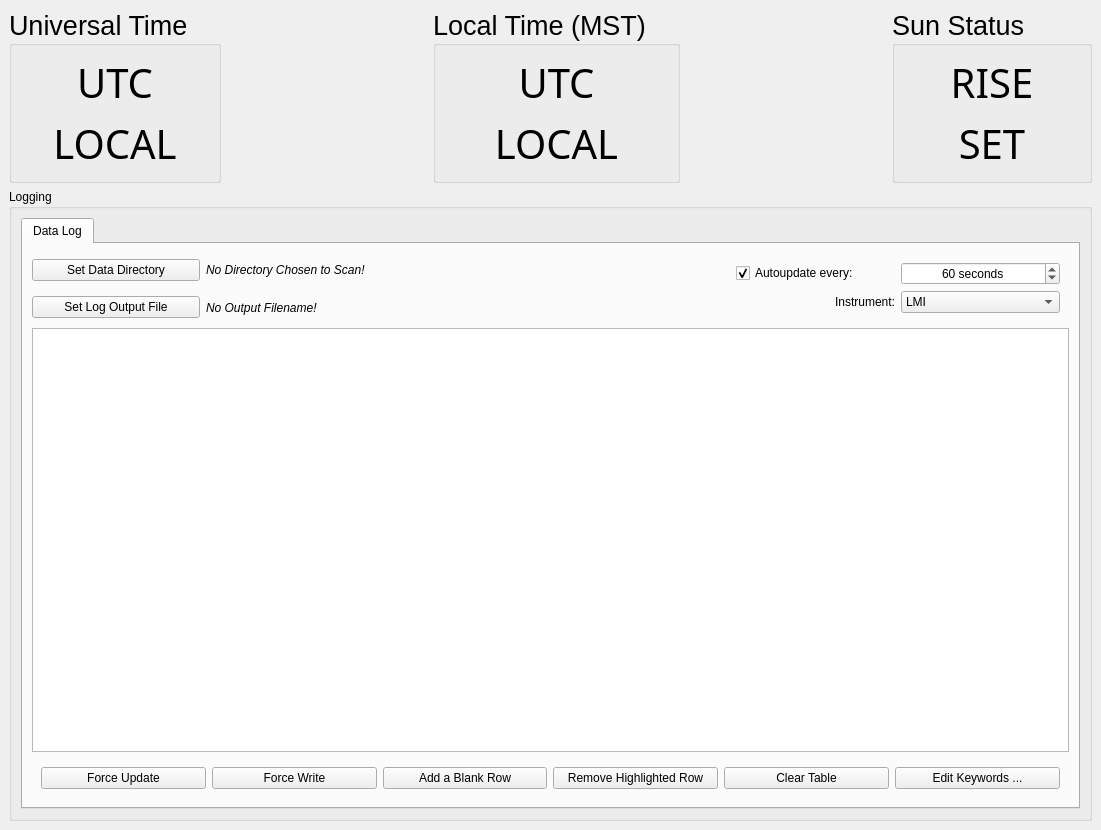
<?xml version="1.0" encoding="UTF-8"?>
<ui version="4.0">
 <class>MainWindow</class>
 <widget class="QMainWindow" name="MainWindow">
  <property name="geometry">
   <rect>
    <x>0</x>
    <y>0</y>
    <width>1101</width>
    <height>830</height>
   </rect>
  </property>
  <property name="windowTitle">
   <string>LDT Observing Log Autogenerator</string>
  </property>
  <widget class="QWidget" name="centralwidget">
   <layout class="QGridLayout" name="gridLayout">
    <item row="1" column="0">
     <widget class="QGroupBox" name="UTCDateTime">
      <property name="title">
       <string>Universal Time</string>
      </property>
      <property name="font">
       <font>
        <pointsize>20</pointsize>
       </font>
      </property>
      <layout class="QGridLayout" name="gridLayout_5">
       <item row="0" column="0">
        <widget class="QLabel" name="txt_utcdate">
         <property name="font">
          <font>
           <family>Digital-7</family>
           <pointsize>30</pointsize>
          </font>
         </property>
         <property name="text">
          <string>UTC</string>
         </property>
         <property name="alignment">
          <set>Qt::AlignCenter</set>
         </property>
        </widget>
       </item>
       <item row="2" column="0">
        <widget class="QLabel" name="txt_utc">
         <property name="font">
          <font>
           <family>Digital-7</family>
           <pointsize>30</pointsize>
          </font>
         </property>
         <property name="text">
          <string>LOCAL</string>
         </property>
         <property name="alignment">
          <set>Qt::AlignCenter</set>
         </property>
        </widget>
       </item>
      </layout>
     </widget>
    </item>
    <item row="1" column="2">
     <widget class="QGroupBox" name="LocalDateTime">
      <property name="title">
       <string>Local Time (MST)</string>
      </property>
      <property name="font">
       <font>
        <pointsize>20</pointsize>
       </font>
      </property>
      <layout class="QGridLayout" name="gridLayout_5">
       <item row="0" column="0">
        <widget class="QLabel" name="txt_localdate">
         <property name="font">
          <font>
           <family>Digital-7</family>
           <pointsize>30</pointsize>
          </font>
         </property>
         <property name="text">
          <string>UTC</string>
         </property>
         <property name="alignment">
          <set>Qt::AlignCenter</set>
         </property>
        </widget>
       </item>
       <item row="2" column="0">
        <widget class="QLabel" name="txt_localtime">
         <property name="font">
          <font>
           <family>Digital-7</family>
           <pointsize>30</pointsize>
          </font>
         </property>
         <property name="text">
          <string>LOCAL</string>
         </property>
         <property name="alignment">
          <set>Qt::AlignCenter</set>
         </property>
        </widget>
       </item>
      </layout>
     </widget>
    </item>
    <item row="1" column="4">
     <widget class="QGroupBox" name="SunRiseSet">
      <property name="title">
       <string>Sun Status</string>
      </property>
      <property name="font">
       <font>
        <pointsize>20</pointsize>
       </font>
      </property>
      <layout class="QGridLayout" name="gridLayout_5">
       <item row="0" column="0">
        <widget class="QLabel" name="txt_sunel">
         <property name="font">
          <font>
           <family>Digital-7</family>
           <pointsize>30</pointsize>
          </font>
         </property>
         <property name="text">
          <string>RISE</string>
         </property>
         <property name="alignment">
          <set>Qt::AlignCenter</set>
         </property>
        </widget>
       </item>
       <item row="2" column="0">
        <widget class="QLabel" name="txt_skystat">
         <property name="font">
          <font>
           <family>Digital-7</family>
           <pointsize>30</pointsize>
          </font>
         </property>
         <property name="text">
          <string>SET</string>
         </property>
         <property name="alignment">
          <set>Qt::AlignCenter</set>
         </property>
        </widget>
       </item>
      </layout>
     </widget>
    </item>
    <item row="2" column="0" colspan="5">
     <widget class="QGroupBox" name="groupBox_2">
      <property name="title">
       <string>Logging</string>
      </property>
      <layout class="QVBoxLayout" name="verticalLayout">
       <item>
        <widget class="QTabWidget" name="tabWidget">
         <property name="currentIndex">
          <number>1</number>
         </property>
         <widget class="QWidget" name="dataLogTab">
          <attribute name="title">
           <string>Data Log</string>
          </attribute>
          <layout class="QGridLayout" name="gridLayout_3">
           <item row="9" column="0" colspan="6">
            <widget class="QTableWidget" name="table_datalog">
             <property name="frameShape">
              <enum>QFrame::StyledPanel</enum>
             </property>
             <property name="alternatingRowColors">
              <bool>true</bool>
             </property>
            </widget>
           </item>
           <item row="0" column="0">
            <widget class="QPushButton" name="datalog_opendir">
             <property name="text">
              <string>Set Data Directory</string>
             </property>
            </widget>
           </item>
           <item row="0" column="1" colspan="3">
            <widget class="QLabel" name="txt_datalogdir">
             <property name="font">
              <font>
               <italic>true</italic>
              </font>
             </property>
             <property name="text">
              <string>No Directory Chosen to Scan!</string>
             </property>
            </widget>
           </item>
           <item row="1" column="1" colspan="3">
            <widget class="QLabel" name="txt_datalogsavefile">
             <property name="font">
              <font>
               <italic>true</italic>
              </font>
             </property>
             <property name="text">
              <string>No Output Filename!</string>
             </property>
            </widget>
           </item>
           <item row="1" column="0">
            <widget class="QPushButton" name="datalog_savefile">
             <property name="text">
              <string>Set Log Output File</string>
             </property>
            </widget>
           </item>
           <item row="10" column="0" colspan="6">
            <widget class="QWidget" name="widget_6" native="true">
             <layout class="QGridLayout" name="gridLayout_14">
              <item row="0" column="5">
               <widget class="QPushButton" name="datalog_editkeywords">
                <property name="text">
                 <string>Edit Keywords ...</string>
                </property>
               </widget>
              </item>
              <item row="0" column="4">
               <widget class="QPushButton" name="datalog_cleartable">
                <property name="text">
                 <string>Clear Table</string>
                </property>
               </widget>
              </item>
              <item row="0" column="1">
               <widget class="QPushButton" name="datalog_forcewrite">
                <property name="text">
                 <string>Force Write</string>
                </property>
               </widget>
              </item>
              <item row="0" column="2">
               <widget class="QPushButton" name="datalog_addrow">
                <property name="text">
                 <string>Add a Blank Row</string>
                </property>
               </widget>
              </item>
              <item row="0" column="3">
               <widget class="QPushButton" name="datalog_deleterow">
                <property name="text">
                 <string>Remove Highlighted Row</string>
                </property>
               </widget>
              </item>
              <item row="0" column="0">
               <widget class="QPushButton" name="datalog_forceupdate">
                <property name="text">
                 <string>Force Update</string>
                </property>
               </widget>
              </item>
             </layout>
            </widget>
           </item>
           <item row="0" column="4" rowspan="2" colspan="2">
            <widget class="QWidget" name="widget_5" native="true">
             <layout class="QGridLayout" name="gridLayout_12">
              <item row="1" column="3">
               <widget class="QComboBox" name="datalog_instrumentselect">
                <item>
                 <property name="text">
                  <string>LMI</string>
                 </property>
                </item>
                <item>
                 <property name="text">
                  <string>DeVeny</string>
                 </property>
                </item>
                <item>
                 <property name="text">
                  <string>NIHTS</string>
                 </property>
                </item>
                <item>
                 <property name="text">
                  <string>RC1</string>
                 </property>
                </item>
                <item>
                 <property name="text">
                  <string>RC2</string>
                 </property>
                </item>
               </widget>
              </item>
              <item row="0" column="1">
               <widget class="QCheckBox" name="datalog_autoupdate">
                <property name="text">
                 <string>Autoupdate every:</string>
                </property>
                <property name="checked">
                 <bool>true</bool>
                </property>
               </widget>
              </item>
              <item row="1" column="1">
               <widget class="QLabel" name="txt_datalog_instrument">
                <property name="text">
                 <string>Instrument:</string>
                </property>
                <property name="alignment">
                 <set>Qt::AlignRight|Qt::AlignTrailing|Qt::AlignVCenter</set>
                </property>
               </widget>
              </item>
              <item row="0" column="3">
               <widget class="QSpinBox" name="datalog_updateinterval">
                <property name="alignment">
                 <set>Qt::AlignCenter</set>
                </property>
                <property name="suffix">
                 <string> seconds</string>
                </property>
                <property name="value">
                 <number>60</number>
                </property>
               </widget>
              </item>
             </layout>
            </widget>
           </item>
          </layout>
         </widget>
        </widget>
       </item>
      </layout>
     </widget>
    </item>
   </layout>
  </widget>
 </widget>
 <resources/>
 <connections/>
</ui>
